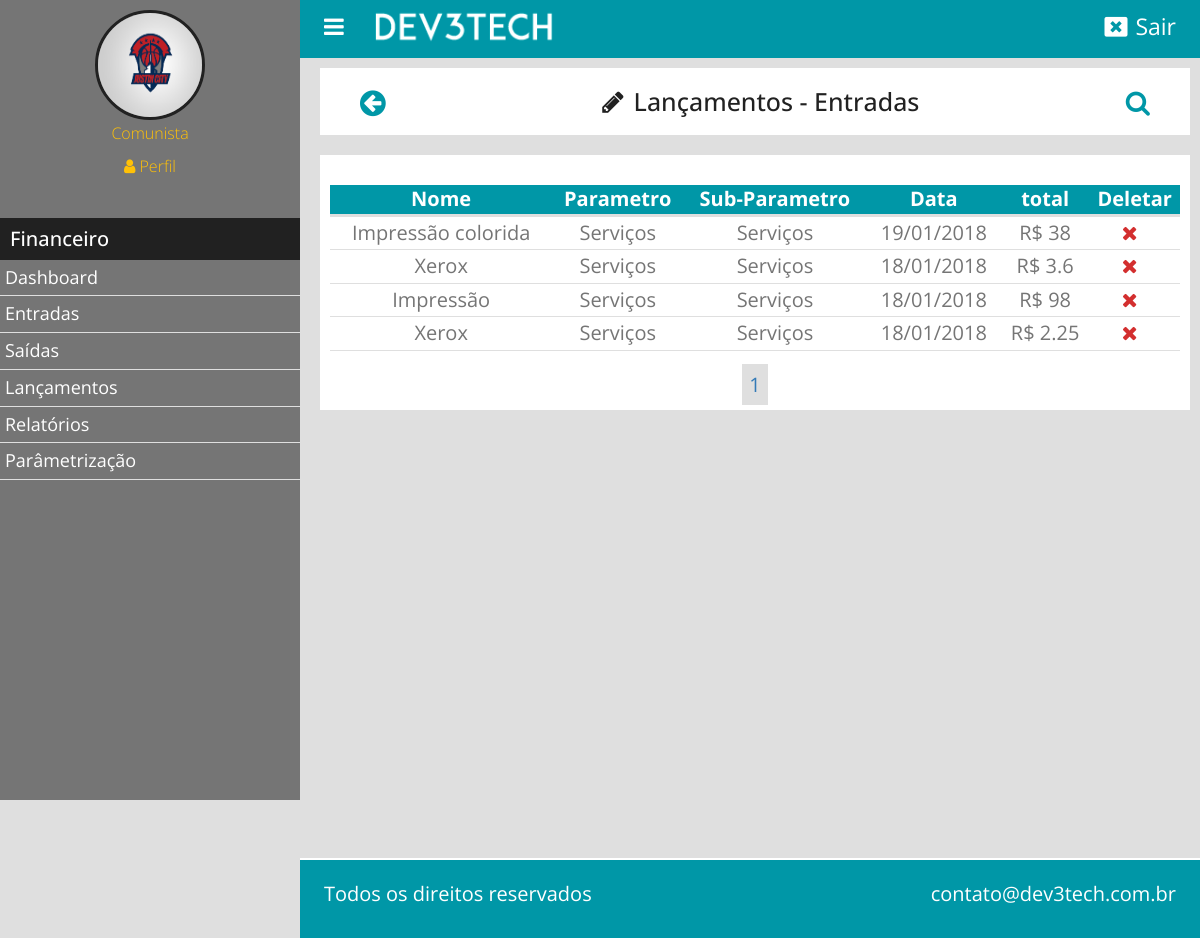
/lancamentos_entradas (signed in), run on the app's committed database.
### classes/mysql.php (called while the page is built)
<?php
	class MySql{
		private static $pdo;
		public static function conectarDb(){
			if (self::$pdo == null) {
				try{
					self::$pdo = new PDO('mysql:host='.HOST.';dbname='.DB,USER,PASS, array(PDO::MYSQL_ATTR_INIT_COMMAND => "SET NAMES utf8"));
					self::$pdo->setAttribute(PDO::ATTR_ERRMODE, PDO::ERRMODE_EXCEPTION);
				}catch(Exception $e){
					echo '<script>alert("erro ao conectar ao Banco de dados!")</script>';
				}
			}
			return self::$pdo;
		}
	}
 ?>

### classes/Financeiro.php (called while the page is built, shortened)
<?php
	class Financeiro
	{
			public static function selectLancamentos($tabela,$start = null, $end = null){
				$pdv = $_SESSION['pdv'];
			if ($start == null && $end == null)
				$sql = MySql::conectarDb()->prepare("SELECT a.id AS id, d.descricao AS item, c.descricao AS parametro, b.descricao AS subParametro, a.data AS data, a.quantidade AS quantidade, a.desconto AS desconto, a.valor AS valor, a.total AS total, a.pdv AS pdv, a.usuario AS usuario  FROM `$tabela` AS a INNER JOIN `tb_fin.sub-parametro` AS b ON a.sub_parametro = b.id INNER JOIN `tb_fin.parametro` AS c ON b.parametro = c.id INNER JOIN `tb_fin.itens` AS d ON a.item = d.id  WHERE a.pdv = ? ");
			else
				$sql = MySql::conectarDb()->prepare("SELECT a.id AS id, d.descricao AS item, c.descricao AS parametro, b.descricao AS subParametro, a.data AS data, a.quantidade AS quantidade, a.desconto AS desconto, a.valor AS valor, a.total AS total, a.pdv AS pdv, a.usuario AS usuario  FROM `$tabela` AS a INNER JOIN `tb_fin.sub-parametro` AS b ON a.sub_parametro = b.id INNER JOIN `tb_fin.parametro` AS c ON b.parametro = c.id INNER JOIN `tb_fin.itens` AS d ON a.item = d.id  WHERE a.pdv = ? LIMIT $start,$end");
			$sql->execute(array($pdv));
			return $sql->fetchAll();
		}
		}
?>

### pages/lancamentos_entradas.php (the view, shortened to what this page needs)
<?php
	$paginaAtual = isset($_GET['pagina']) ? (int)$_GET['pagina'] : 1;
	$porPagina = 10;
	if (isset($_POST['pesquisar'])) {
		$dateIni =$_POST['data-inicial'];
		$dateFin = $_POST['data-final'];
		$lancamentos = Financeiro::pesquisarEntradas(($paginaAtual -1) * $porPagina,$porPagina);
	}else {
			$lancamentos = Financeiro::selectLancamentos('tb_fin.entradas',($paginaAtual -1) * $porPagina,$porPagina);
	}
?>
<div class="box-content">
	<h2><a href="lancamentos"><i class="fa fa-arrow-circle-left left"></i></a><i class="fa fa-pencil"></i>Lançamentos - Entradas<div class="btn-pesq"><i class="fa fa-search"></i></div></h2>
</div>
<div class="box-content">
		<div class="wraper-table">
				<table>
					<tr>
						<th>Nome</th>
						<th>Parametro</th>
						<th>Sub-Parametro</th>
						<th>Data</th>
						<th>total</th>
						<th>Deletar</th>
					</tr>
					<?php
						foreach ($lancamentos as $key => $value) {
							$id = $value['id'];
							$nome = $value['item'];
							$parametro = $value['parametro'];
							$sub = $value['subParametro'];
							$data = date("d/m/Y",strtotime($value['data']));
							$valor = $value['total'];
							echo "<tr>";
								echo '<td>'.$nome.'</td>';
								echo '<td>'.$parametro.'</td>';
								echo '<td>'.$sub.'</td>';
								echo '<td>'.$data.'</td>';
								echo '<td> R$ '.$valor.'</td>';
								echo '<td><a activeBtn= "delete" href="'.INCLUDE_PATH.'lancamentos_entradas?excluir='.$id.'"><i class="fa fa-times"></i></a></td>';
							echo "</tr>";
						}
					  ?>
				</table>
		</div>
		<div class="paginacao">
			<?php
				$totalPagina = ceil(count(Financeiro::selectLancamentos('tb_fin.entradas')) / $porPagina);
				for ($i=1; $i <= $totalPagina; $i++) {
					if ($i == $paginaAtual)
						echo '<a href="'.INCLUDE_PATH.'lancamentos_entradas?pagina='.$i.'" class="pagina-active" >'.$i.'</a>';
					else
					echo '<a href="'.INCLUDE_PATH.'lancamentos_entradas?pagina='.$i.'" >'.$i.'</a>';
				}
			?>
		</div>
</div>

### index.php (shortened to what this page needs)
<?php
		if(Painel::logado() == false){
			include("login.php");
		}else{
			include("home.php");
		}
?>

### home.php (shortened to what this page needs)
<!DOCTYPE html>
<html>
<head>
	<html lang="pt-br">
	<link rel="stylesheet" type="text/css" href="<?php echo INCLUDE_PATH;?>css/bootstrap.css">
	<link rel="stylesheet" type="text/css" href="<?php echo INCLUDE_PATH;?>css/font-awesome.css">
	<link rel="stylesheet" type="text/css" href="<?php echo INCLUDE_PATH;?>css/style.css">
</head>
<body>
<?php include("header.php")  ?>
	<div class="conteudo">
	<?php
			Painel::loadPager();
	?>
	</div>
<?php include("footer.php")  ?>
</body>
</html>

### header.php (shortened to what this page needs)
	<div class="menu-aside">
		<div class="menu-aside-wrapper">
			<div class="box-usuario">
				<?php
					if ($_SESSION['img'] == '') {?>
				<div class="avatar-usuario">
					<i class="fa fa-user"></i>
				</div>
				<?php }else{ ?>
				<div class="imagem-usuario">
					<img src="<?php echo INCLUDE_PATH;?>uploads/<?php echo $_SESSION['img'];?>">
				</div>
					<?php } ?>
				<div class="nome-usuario">
					<p><?php echo $_SESSION['nome'];?></p>
					<P><a href="<?php echo INCLUDE_PATH;?>edit_perfil"><i class="fa fa-user" style="margin-right: 4px;" ></i>Perfil</a></P>
				</div>
			</div>
			<div class="item-menu">
				<h2<?php echo Painel::verificarPermissaoMenu(1); ?> >Financeiro</h2>
				<a <?php echo Painel::selecionadoMenu('fin_dashboard'); ?><?php echo Painel::verificarPermissaoMenu(1); ?> href="fin_dashboard">Dashboard</a>
				<a <?php echo Painel::selecionadoMenu('fin_entrada'); ?><?php echo Painel::verificarPermissaoMenu(1); ?> href="fin_entrada">Entradas</a>
				<a <?php echo Painel::selecionadoMenu('fin_saida'); ?><?php echo Painel::verificarPermissaoMenu(1); ?> href="fin_saida">Saídas</a>
				<a <?php echo Painel::selecionadoMenu('lancamentos'); ?><?php echo Painel::verificarPermissaoMenu(1); ?> href="lancamentos">Lançamentos</a>
				<a <?php echo Painel::selecionadoMenu('relatorios'); ?><?php echo Painel::verificarPermissaoMenu(1); ?> href="relatorios">Relatórios</a>
				<a <?php echo Painel::selecionadoMenu('parametrizacao'); ?><?php echo Painel::verificarPermissaoMenu(1); ?> href="parametrizacao">Parâmetrização</a>
			</div>
		</div>
	</div>
<header>
		<nav class="menu">
				<div class="menu-btn">
					<i class="fa fa-bars"></i>
				</div>
				<a href="home"><img src="<?php echo INCLUDE_PATH;?>images/logo2.png"></a>
				<div class="loggout">
						<a href="<?php echo INCLUDE_PATH;?>?loggout"> <i class="fa fa-window-close"></i><span>Sair</span></a>
				</div>
		</nav>
</header>

### classes/Painel.php (shortened to what this page needs)
<?php
	class Painel
	{
		public static function logado(){
			return isset($_SESSION['login']) ? true : false;
		}
		public static function loadPager(){
			$url = isset($_GET['url']) ? $_GET['url'] : 'home';
			if(file_exists('pages/'.$url.'.php')){
				include('pages/'.$url.'.php');
			}else{
				header("location:".$url);
			}
		}
		public static function selecionadoMenu($par){
		$url = explode('/', @$_GET['url'])[0];
		if ($url == $par)
			echo 'class = "menu-active" ';
		}
		public static function verificarPermissaoMenu($permissao){
			if($_SESSION['permissao'] >= $permissao) {
				return;
			}else{
				echo 'style="display: none"';
			}
		}
	}
?>

### footer.php (shortened to what this page needs)
<footer>
		<div class="left"><p>Todos os direitos reservados</p></div>
		<div class="right"><p>contato@dev3tech.com.br</p></div>
</footer>

### css/style.css (style rules this page uses)
body, html { height: 100%; width: 100%; margin: 0; padding: 0; border-box: box-sizing; background-color: #dfdfdf; font-family: "Open Sans", sans-serif; }
.left { float: left; }
.right { float: right; }
.menu-aside { overflow-y: auto; overflow-x: hidden; height: 100vh; background-color: #757575; position: fixed; left: 0; top: 0; z-index: 2; }
.menu-aside .menu-aside-wrapper { width: 300px; }
.menu-aside .box-usuario { width: 100%; display: inline-block; text-align: center; font-size: 20px; color: #FFFFFF; padding: 10px; }
.menu-aside .box-usuario .imagem-usuario img { width: 110px; height: 110px; border-radius: 50%; display: inline-block; border: 3px solid #212121; }
.menu-aside .box-usuario .nome-usuario { text-align: center; font-size: 16px; color: #FFC107; font-weight: 300; }
.menu-aside .box-usuario .nome-usuario p { margin-top: 2px; }
.menu-aside .box-usuario .nome-usuario p a { font-size: 16px; color: #FFC107; }
.menu-aside .item-menu { width: 100%; margin-top: 20px; }
.menu-aside .item-menu h2 { font-size: 20px; color: #FFFFFF; background-color: #212121; padding: 10px; margin: 0; }
.menu-aside .item-menu a { font-size: 18px; color: #FFFFFF; display: block; padding: 5px; border-bottom: 1px solid #dfdfdf; }
header { width: calc(100% - 300px); left: 300px; position: relative; padding: 10px 2%; background-color: #0097A7; }
header img { width: 180px; margin-left: 30px; float: left; }
header .loggout { float: right; }
header .loggout a { font-size: 23px; color: #FFFFFF; }
header .loggout a span { margin-left: 8px; }
header .menu-btn { float: left; font-size: 23px; color: white; }
header .menu-btn i { cursor: pointer; }
.conteudo { width: calc(100% - 300px); min-height: 100vh; position: relative; left: 300px; padding: 10px 10px 10px 20px; }
footer { width: calc(100% - 300px); position: relative; left: 300px; bottom: 0; height: auto; background-color: #0097A7; border-top: 2px solid white; padding: 20px 2%; text-align: center; }
footer p { font-size: 20px; color: #FFFFFF; }
.box-content { background-color: white; padding: 10px; margin-bottom: 20px; text-align: center; }
.box-content h2 { font-size: 25px; color: #212121; margin: 10px 0; }
.box-content i { margin-right: 10px; }
.wraper-table { overflow-x: auto; }
table { width: 100%; margin: 20px auto; max-width: 1280px; }
table th { font-weight: bold; font-size: 20px; color: #FFFFFF; border-bottom: 3px solid #dfdfdf; background-color: #0097A7; text-align: center; }
table td { font-size: 20px; color: #757575; padding: 2px; border-bottom: 1px solid #dfdfdf; }
table a i { cursor: pointer; text-align: center; }
table .fa-times { color: #D32F2F !important; }
.paginacao a { padding: 5px; border: 2px solid #dfdfdf; margin: 0 5px; font-size: 20px; }
.pagina-active { background-color: #dfdfdf; }
.btn-pesq { float: right; font-size: 26px; padding-right: 20px; cursor: pointer; color: #0097A7; }
.fa-arrow-circle-left { padding-left: 30px; font-size: 30px; color: #0097A7; }

### data on the page
tb_fin.entradas: tb_fin.itens.descricao "Impressão colorida", tb_fin.parametro.descricao "Serviços", tb_fin.sub-parametro.descricao "Serviços", data "19/01/2018", total "38"
tb_fin.entradas: tb_fin.itens.descricao "Xerox", tb_fin.parametro.descricao "Serviços", tb_fin.sub-parametro.descricao "Serviços", data "18/01/2018", total "3.6"
tb_fin.entradas: tb_fin.itens.descricao "Impressão", tb_fin.parametro.descricao "Serviços", tb_fin.sub-parametro.descricao "Serviços", data "18/01/2018", total "98"
tb_fin.entradas: tb_fin.itens.descricao "Xerox", tb_fin.parametro.descricao "Serviços", tb_fin.sub-parametro.descricao "Serviços", data "18/01/2018", total "2.25"

### other printed values
$_SESSION['nome'] "Comunista"
